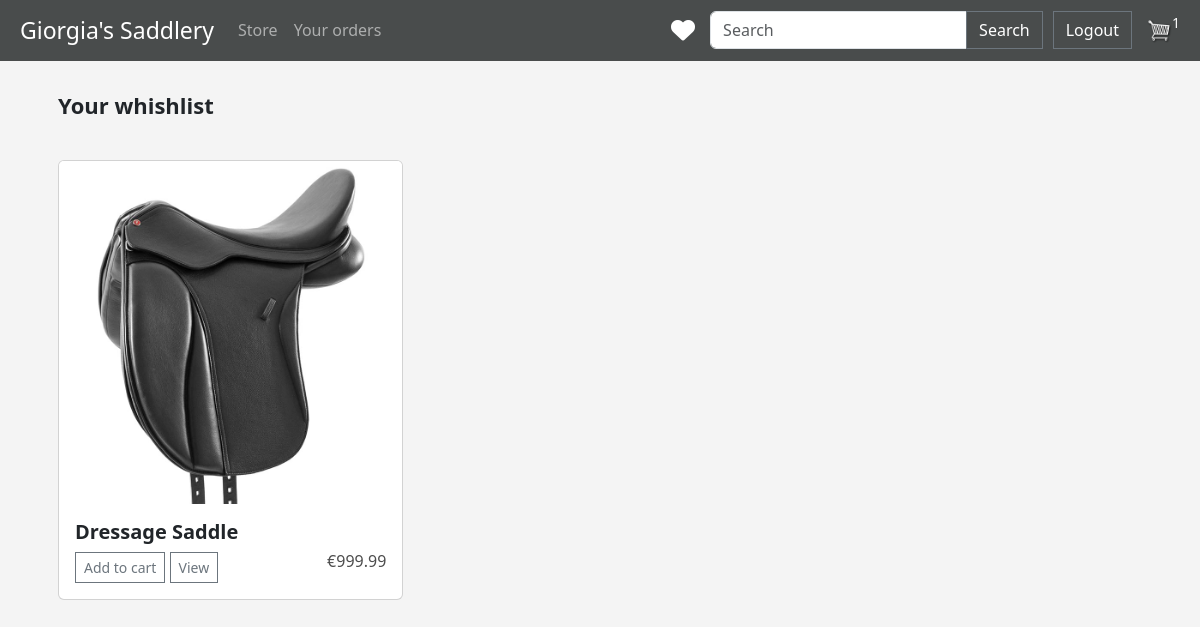
/likedProducts/ (signed in), run on an earlier commit of the app's database.
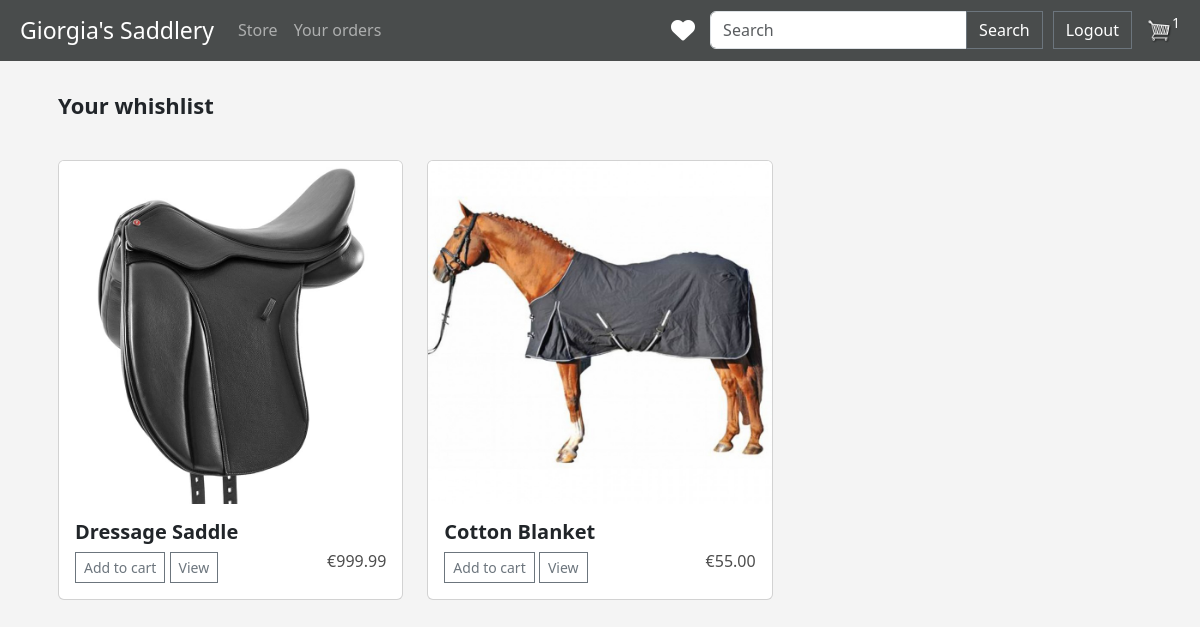
And on a later commit of the database.
### store/models.py (models this page shows, shortened)
class ProductModel(models.Model):
    name = models.CharField(max_length=200, null=True)
    price = models.FloatField()
    category = models.ForeignKey(CategoryModel, on_delete=models.SET_NULL, null=True)
    image = models.ImageField(null=True, blank=True)
    description = models.TextField(null=True, blank=True)
    numberOfLikes = models.IntegerField(default=0)
    @property
    def imageURL(self):   #senza questa funzione se ci fosse un prodotto senza immagine darebbe errore a tutta la pagina
        try:
            url = self.image.url
        except:
            url = ''
        return url

### store/views.py (the view)
# urls.py: path('likedProducts/', views.likedProducts, name='likedProducts'),
@login_required
def likedProducts(request):
    username = request.user.username
    products = LikedProducts.objects.filter(username=username)
    likedProd = ProductModel.objects.filter(id__in=products.values_list('productId', flat=True))
    if request.user.is_authenticated:
        customer = request.user.customermodel
        order, created = OrderModel.objects.get_or_create(customer=customer, complete=False)
        cart_items = order.calculate_cart_items
    return render(request, 'store/likedProducts.html', {
        'likedProducts': likedProd,
        'cart_items': cart_items,
    })

### store/models.py (called while the page is built)
    def calculate_cart_items(self):
        orderitems = self.orderitemmodel_set.all()
        total = sum([item.quantity for item in orderitems])
        return total

### store/templates/store/likedProducts.html
{% extends 'store/main.html' %}
{% load static %}
{% block content %}
<div class="px-3">
    <div class="py-2" style="margin-top: 20px; font-size: 22px;"><strong>Your whishlist</strong></div>
<div class="row">
    {% if not likedProducts %}
        No liked products yet!
    {% else %}
        {% for item in likedProducts %}
        <div class="col-md-4 col-sm-6" style="padding-top: 30px;">
          <div class="card" >
            <img src="{{item.imageURL}}" class="card-img-top" alt="...">
            <div class="card-body">
              <h5 class="card-title"> <strong>{{ item.name }}</strong></h5>
              <a href="#" class="btn btn-outline-secondary btn-sm add-btn update-cart" data-action="add" data-product="{{item.id}}">Add to cart</a>
              <a href="{% url 'detail' item.id %}" class="btn btn-outline-secondary btn-sm" > View </a>
              <h6 style="display: inline-block; float: right"> €{{item.price|floatformat:2}} </h6>
            </div>
          </div>
        </div>
        {% endfor %}
    {% endif %}
</div>
    </div>
{% endblock %}

What changed in the data, as far as the page shows it:
now on this page (row edited): ProductModel: imageURL (picture), name "Cotton Blanket", price "55.00"
